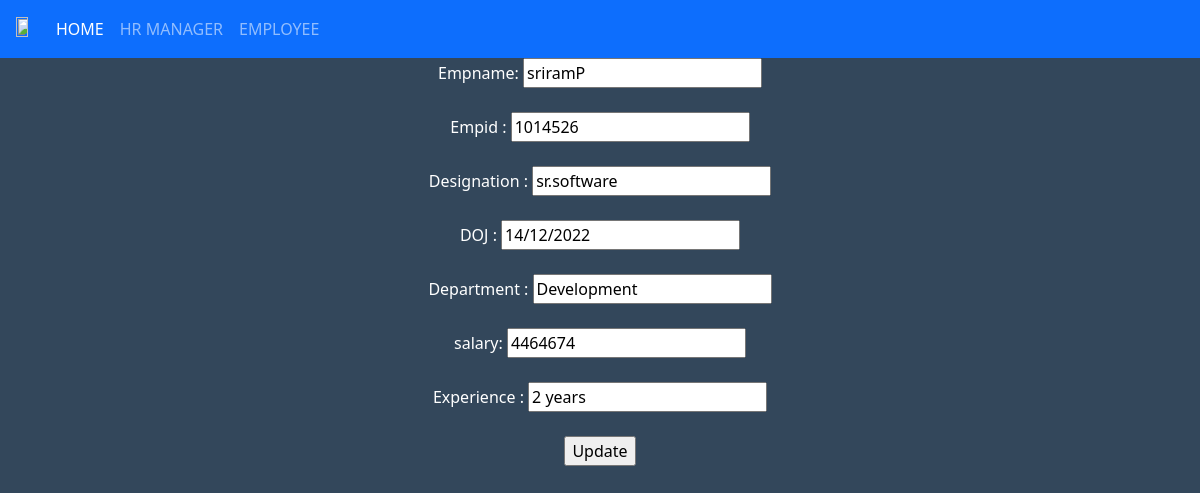
Page /update/5 on the committed database.
### a2zapp/models.py (models this page shows)
class empmodel(models.Model):
    EmpName = models.CharField(max_length=75)
    EmpId = models.IntegerField()
    Designation = models.CharField(max_length=50)
    Dateofjoin = models.CharField(max_length=15)
    Department = models.CharField(max_length=75)
    Salary = models.IntegerField()
    Experience = models.CharField(max_length=50)

### a2zapp/views.py (the view)
# urls.py: path('update/<int:id>', views.update),
def update(request, id):
    employee = empmodel.objects.get(id=id)
    if request.method=="POST":
        form=empform(request.POST, instance=employee)
        if form.is_valid():
            form.save()
            return redirect('/empdata')
    return render(request, 'a2zapp/update.html',{'employee': employee})

### a2zapp/middle.py (called while the page is built)
    def __call__(self, request):
        response = self.get_response(request)
        return response

### templates/a2zapp/update.html (shortened to what this page needs)
{%extends 'a2zapp/base.html'%}
{%block body_block%}
{%load static%}
<link rel="stylesheet" href="{%static 'css/styles.css'%}">
<form method="POST">
    Empname: <input type="text" name="EmpName" value="{{employee.EmpName}}"> <br> <br>
    Empid : <input type="text" name="EmpId" value="{{employee.EmpId}}"><br> <br>
    Designation : <input type="text" name="Designation" value="{{employee.Designation}}"><br> <br>
    DOJ : <input type="text" name="Dateofjoin" value="{{employee.Dateofjoin}}"><br> <br>
    Department : <input type="text" name="Department" value="{{employee.Department}}"> <br> <br>
    salary: <input type="text" name="Salary" value="{{employee.Salary}}"> <br> <br>
    Experience : <input type="text" name="Experience" value="{{employee.Experience}}"><br> <br>
    <input type="submit" value="Update">
</form>
{%endblock%}

### static/css/styles.css (style rules this page uses)
body { background-color:#33475b; text-align: center; color: white; }

### rows in the picture
empmodel: EmpName "sriramP", EmpId "1014526", Designation "sr.software", Dateofjoin "14/12/2022", Department "Development", Salary "4464674", Experience "2 years"
